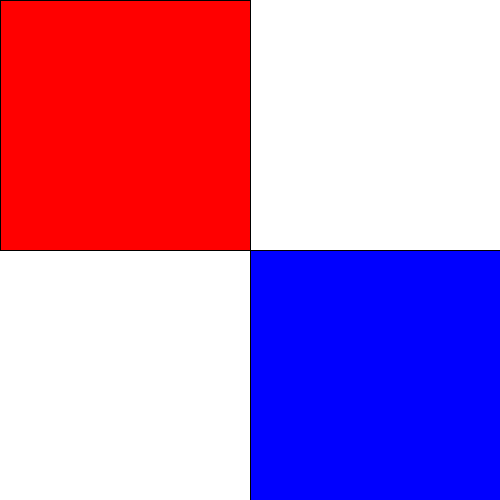
Frame 1 (no input)
Frame 60 (the mouse pressed at the canvas centre just before this capture): identical to frame 1, image omitted
Frame 120 (the mouse held since frame 60 and released just before this capture): identical to frame 1, image omitted

The Processing sketch that drew this single still picture (run headless with seeded random() and noise(); from frame 60 on, the mouse is pressed at the canvas centre):

// Processing sketch: SANDRA_MEJIAS_quiz_1_Q1_pde_pde
// ── SANDRA_MEJIAS_quiz_1_Q1_pde_pde.pde
//1.Draw a red rectangle that takes up the top left quadrant (corner) of the screen, 
//draw a blue rectangle that takes up the bottom right quadrant of the screen.

void setup() {
  size(500, 500);
}

void draw() {
  background(255,255,255);
  
  fill(255, 0, 0);

  stroke(0,0,0);
  
  rect(0,0,250, 250);

  
  
  fill(0, 0, 255);
  
  stroke(0,0,0);
  
  rect(250,250,250, 250);
  
}
